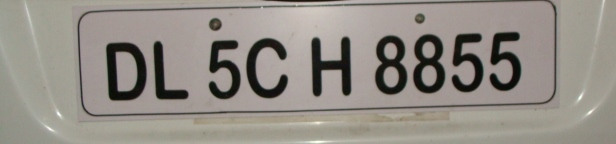
%> input picture CA2/Codes/Part_1/image1.jpg, 616 x 144 px
$ octave p1.m   (GNU Octave 9; MATLAB toolbox functions it lacks are replaced by stand-ins)
%> lines starting %> are read from the running program, lines starting %| are printed output that depends on the picture; in (x1, y1, x2, y2) boxes, pixels count from 0 and x2, y2 are one past the last pixel; in counts of white or black regions, pixels touching at a corner belong together; the program's own positions count from 1
%> the answer given: image1.jpg
%> further down, picture is the input picture: size 144x616x3 uint8; mean R, G, B 146.4, 141, 133.6
### CA2/Codes/Part_1/mygrayfun.m
function gray_scaled_image = mygrayfun(original_image)
Red_channel = original_image(:, :, 1);
Green_channel = original_image(:, :, 2);
Blue_channel = original_image(:, :, 3);
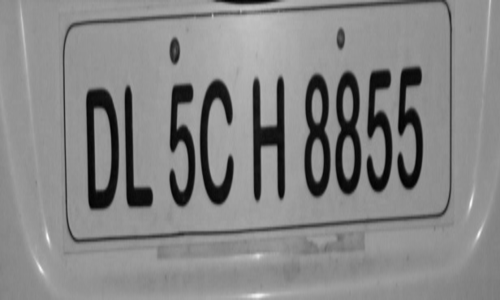
%> Blue_channel: size 300x500 uint8; min 1, max 249, mean 133.6

% GRAYSCALE CONVERSION FORMULA
Gray_channel = 0.299 * Red_channel + 0.578 * Green_channel + 0.114 * Blue_channel;

% CONVERT TO UNIT8 TO MATCH IMAGE FORMAT
gray_scaled_image = uint8(Gray_channel);

### CA2/Codes/Part_1/mybinaryfun.m
function binary_image = mybinaryfun(original_image)

% SET THRESHOLD VALUE
threshold = graythresh(original_image);
%> threshold = 0.376

% MAKE IMAGE IN BINARY FORMAT
binary_image = imbinarize(original_image,threshold);
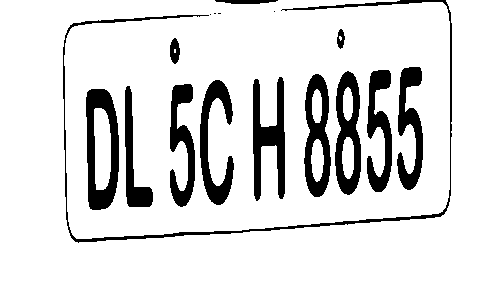
%> binary_image: size 300x500 logical; 87.3% white; 17 black regions (4 under 20 px), largest, box (x1, y1, x2, y2) and area: (63, 0, 452, 243) 2546, (86, 89, 119, 210) 2243, (253, 77, 285, 201) 2037

% MAKE COLOURS SIMILAR TO MAPSET
binary_image = ~binary_image;

### CA2/Codes/Part_1/myremovecom.m
function filtered_picture = myremovecom(binary_picture, threshold)
%> called with threshold = 400
    % Get the coordinates of the '1's in the binary picture
    [row, col] = find(binary_picture == 1);
%> row = 19100 values from 1 to 243; col = 19100 values from 64 to 452
    POINTS = [row'; col'];
    POINTS_NUM = size(POINTS, 2);
%> POINTS_NUM = 19100

    % Initialize
    if POINTS_NUM == 0
        filtered_picture = binary_picture; % If no points, return the original picture
        return;
    end

    initpoint = POINTS(:, 1);
%> initpoint = [48; 64]
    POINTS(:, 1) = [];
    POINTS_NUM = POINTS_NUM - 1;
%> POINTS_NUM = 19099
    CurrectObject = [initpoint];
%> CurrectObject = [48; 64]
    t = 1;
    FINALOBJECT = {};  % Store connected objects

    % Find all connected objects
    while POINTS_NUM > 0
        [POINTS, newPoints] = close_points(initpoint, POINTS);
        newPoints_len = size(newPoints, 2);
        CurrectObject = [CurrectObject newPoints];

        while newPoints_len > 0
            initpoint = newPoints(:, 1);
            newPoints(:, 1) = [];
            [POINTS, newPoints2] = close_points(initpoint, POINTS);
            CurrectObject = [CurrectObject newPoints2];
            newPoints = [newPoints newPoints2];
            newPoints_len = size(newPoints, 2);
        end

        % Only add to FINALOBJECT if it has more than 'threshold' pixels
        if size(CurrectObject, 2) >= threshold
            FINALOBJECT{t} = CurrectObject;
            t = t + 1;
        end

        POINTS_NUM = size(POINTS, 2);
        if POINTS_NUM > 0
            initpoint = POINTS(:, 1);
            CurrectObject = initpoint;
        end
    end
%> this loop made 17 passes
%> (POINTS_NUM, initpoint) on passes 1 to 8: (16554, [98; 87]), (14311, [91; 126]), (13059, [46; 171]), (12870, [128; 171]), (11234, [125; 201]), (9406, [15; 211]), (9405, [14; 215]), (9403, [1; 216])
%> POINTS_NUM on pass 17: 0
%> after the loop, CurrectObject = 1680 columns, first 8: [160 160 161 159 160 161 162 162; 398 398 398 399 399 399 398 399]; FINALOBJECT = 10 items

    % Create the output image with only the filtered objects
    filtered_picture = zeros(size(binary_picture));  % Initialize the output image
    for i = 1:length(FINALOBJECT)
        object_points = FINALOBJECT{i};
        for j = 1:size(object_points, 2)
            filtered_picture(object_points(1, j), object_points(2, j)) = 1;
        end
    end
%> this loop made 10 passes
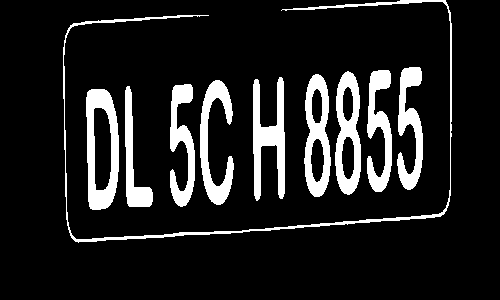
%> filtered_picture: size 300x500 double; values 0 (black) and 1 (white), 12.4% white; 10 white regions, largest, box (x1, y1, x2, y2) and area: (63, 0, 452, 243) 2546, (86, 89, 119, 210) 2243, (253, 77, 285, 201) 2037
end

### CA2/Codes/Part_1/close_points.m
function [POINTS,newPoints]=close_points(initpoint,POINTS)

POINTS_NUM=size(POINTS,2);
DIF=repmat(initpoint,1,POINTS_NUM)-POINTS;
DIF=abs(DIF);
ind=find(DIF(1,:)<=1 & DIF(2,:)<=1);
newPoints=POINTS(:,ind);
POINTS(:,ind)=[];
end

### CA2/Codes/Part_1/p1.m
clc
close all;
clear;

% 1.SELECTING THE TEST DATA
[file,path]=uigetfile({'*.jpg;*.bmp;*.png;*.tif'},'Choose an image');
s=[path,file];
picture=imread(s);
figure
imshow(picture)

% 2.RESIZE THE IMAGE
picture=imresize(picture,[300 500]);
figure
imshow(picture)

% 3.CREATE BLACK & WHITE IMAGE
gray_scaled_image=mygrayfun(picture);
figure
imshow(gray_scaled_image)

% 4.CREATE BINARY IMAGE
binary_image=mybinaryfun(gray_scaled_image);
figure
imshow(binary_image)

% 5.1 CLEAR SMALL NOISES
new_binary_image=myremovecom(binary_image, 400);
figure
imshow(new_binary_image)

% 5.2 REMOVE BACKGROUND
back_ground = myremovecom(new_binary_image, 2500);
%> call 2 of myremovecom, with threshold = 2500
%> in myremovecom (call 2), `[row, col] = find(binary_picture == 1);`: row = 18605 values from 1 to 243; col = 18605 values from 64 to 452
%> in myremovecom (call 2), `POINTS_NUM = size(POINTS, 2);`: POINTS_NUM = 18605
%> in myremovecom (call 2), `initpoint = POINTS(:, 1);`: initpoint = [48; 64]
%> in myremovecom (call 2), `POINTS_NUM = POINTS_NUM - 1;`: POINTS_NUM = 18604
%> in myremovecom (call 2), `CurrectObject = [initpoint];`: CurrectObject = [48; 64]
%> the loop in myremovecom (call 2), `while POINTS_NUM > 0` made 10 passes
%> (POINTS_NUM, t, initpoint) on pass 1: (16059, 2, [98; 87])
%> (POINTS_NUM, initpoint) on passes 2 to 7: (13816, [91; 126]), (12564, [128; 171]), (10928, [125; 201]), (9100, [85; 254]), (7063, [159; 305]), (5204, [153; 336])
%> after the loop in myremovecom (call 2), `while POINTS_NUM > 0`: CurrectObject = 1680 columns, first 8: [160 160 161 159 160 161 162 162; 398 398 398 399 399 399 398 399]; FINALOBJECT = 1 item
%> the loop in myremovecom (call 2), `for i = 1:length(FINALOBJECT)` made 1 pass
%> after the loop in myremovecom (call 2), `for i = 1:length(FINALOBJECT)`:
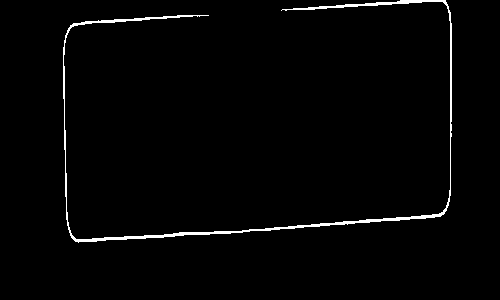
%> filtered_picture: size 300x500 double; values 0 (black) and 1 (white), 1.7% white; 1 white region, box (x1, y1, x2, y2) and area: (63, 0, 452, 243) 2546
figure
imshow(back_ground)
clear_picture = new_binary_image-back_ground;
%> clear_picture: size 300x500 double; values 0 (black) and 1 (white), 10.7% white; 9 white regions
figure
imshow(clear_picture)

% 6. DO SEGMENTATION
figure
imshow(clear_picture)
[L,Nseg]=mysegmentation(clear_picture);
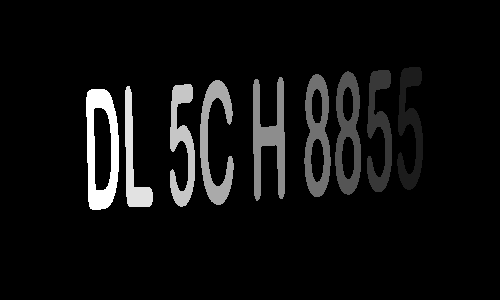
%> L: size 300x500 double; min 0, max 9, mean 0.539; drawn with min black and max white
%> Nseg = 9
Cordinate=regionprops(L,'BoundingBox');
%> Cordinate = 9 regions; largest, box (x1, y1, x2, y2): (200, 80, 234, 205), (86, 89, 119, 210), (253, 77, 285, 201), (125, 86, 153, 207), (304, 74, 331, 197)
hold on
for n=1:Nseg
    rectangle('Position',Cordinate(n).BoundingBox,'EdgeColor','g','LineWidth',2)
end
%> this loop made 9 passes
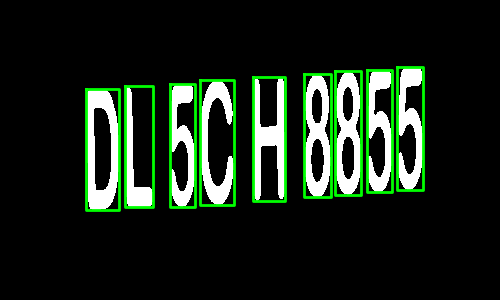
%> figure redrawn from the program's plot data
hold off

% Extract x-coordinates (BoundingBox(1)) for sorting
x_positions = arrayfun(@(x) x.BoundingBox(1), Cordinate);
%> x_positions = [397.5; 367.5; 335.5; 304.5; 253.5; 200.5; 170.5; 125.5; 86.5]

% Sort based on the x-coordinate (left-to-right order)
[~, sortIdx] = sort(x_positions);
%> sortIdx = [9; 8; 7; 6; 5; 4; 3; 2; 1]

% LOAD MAPSET
load TRAININGSET;
totalLetters=size(TRAIN,2);

%7. DECISION MAKING
figure
final_output=[];
t=[];

for n=1:Nseg
    idx = sortIdx(n);  % Get sorted index
    [r,c]=find(L==idx);
    Y=clear_picture(min(r):max(r),min(c):max(c));
    imshow(Y)
    Y=imresize(Y,[42,24]);
    imshow(Y)
    pause(0.5)

    ro=zeros(1,totalLetters);

    for k=1:totalLetters
        ro(k)=corr2(TRAIN{1,k},Y);
    end

    [MAXRO,pos]=max(ro);
    % [6 lines of commented-out code are left out]
    if MAXRO> 0.45
        out=TRAIN{2,pos};
        final_output=[final_output out];
    end
end
%> this loop made 9 passes
%> (idx, MAXRO, pos, out, final_output) on passes 1 to 9: (9, 0.86, 14, 'D', 'D'), (8, 0.918, 22, 'L', 'DL'), (7, 0.702, 6, '5', 'DL5'), (6, 0.899, 13, 'C', 'DL5C'), (5, 0.884, 18, 'H', 'DL5CH'), (4, 0.848, 9, '8', 'DL5CH8'), (3, 0.906, 9, '8', 'DL5CH88'), (2, 0.756, 6, '5', 'DL5CH885'), (1, 0.808, 6, '5', 'DL5CH8855')
%> pass 2, `Y=clear_picture(min(r):max(r),min(c):max(c));`:
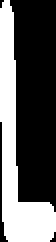
%> Y: size 121x28 double (shown 2 times larger); values 0 (black) and 1 (white), 37% white; 1 white region, box (x1, y1, x2, y2) and area: (0, 0, 28, 121) 1252

% 8. WRITE DETECTED PLATE NUMBER IN A FILE
file = fopen('number_Plate.txt', 'wt');
fprintf(file,'%s\n',final_output);
fclose(file);
winopen('number_Plate.txt')
